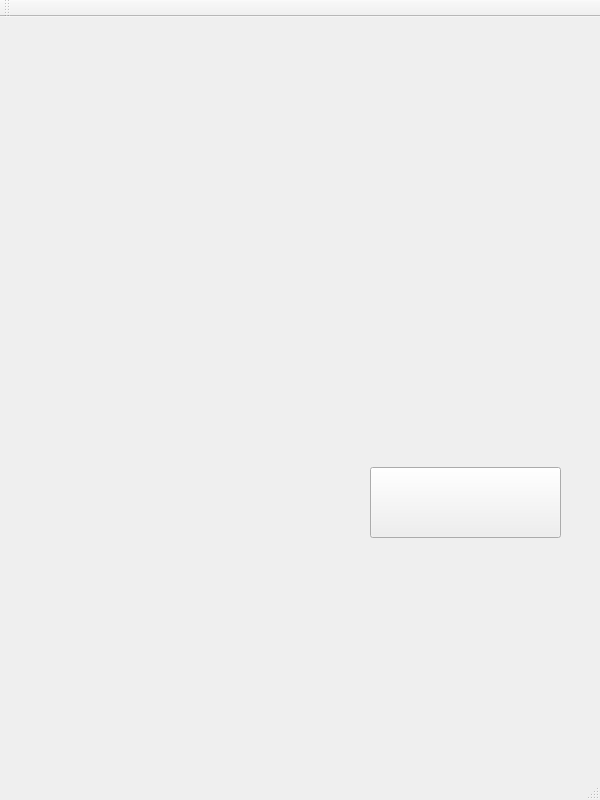
<?xml version="1.0" encoding="UTF-8"?>
<ui version="4.0">
 <class>MainWindow</class>
 <widget class="QMainWindow" name="MainWindow">
  <property name="geometry">
   <rect>
    <x>0</x>
    <y>0</y>
    <width>600</width>
    <height>800</height>
   </rect>
  </property>
  <property name="windowTitle">
   <string>MainWindow</string>
  </property>
  <widget class="QWidget" name="centralWidget">
   <widget class="QStackedWidget" name="stackedWidget">
    <property name="geometry">
     <rect>
      <x>0</x>
      <y>0</y>
      <width>600</width>
      <height>800</height>
     </rect>
    </property>
    <property name="styleSheet">
     <string notr="true"/>
    </property>
    <widget class="QWidget" name="Menu">
     <property name="styleSheet">
      <string notr="true">#Menu{background-image: url(:/res/ice-bck.png); }
</string>
     </property>
     <widget class="QLabel" name="Name">
      <property name="geometry">
       <rect>
        <x>40</x>
        <y>50</y>
        <width>411</width>
        <height>101</height>
       </rect>
      </property>
      <property name="font">
       <font>
        <family>MS PGothic</family>
        <pointsize>36</pointsize>
       </font>
      </property>
      <property name="styleSheet">
       <string notr="true">border-image: url(:/res/doodle-jump.png);</string>
      </property>
      <property name="text">
       <string/>
      </property>
      <property name="alignment">
       <set>Qt::AlignCenter</set>
      </property>
     </widget>
     <widget class="QPushButton" name="playButton">
      <property name="geometry">
       <rect>
        <x>370</x>
        <y>450</y>
        <width>191</width>
        <height>71</height>
       </rect>
      </property>
      <property name="styleSheet">
       <string notr="true">border-image: url(:/res/play.png);</string>
      </property>
      <property name="text">
       <string/>
      </property>
     </widget>
     <widget class="QLabel" name="pic2">
      <property name="geometry">
       <rect>
        <x>350</x>
        <y>290</y>
        <width>131</width>
        <height>51</height>
       </rect>
      </property>
      <property name="text">
       <string/>
      </property>
     </widget>
     <widget class="QLabel" name="covertail">
      <property name="geometry">
       <rect>
        <x>0</x>
        <y>700</y>
        <width>600</width>
        <height>100</height>
       </rect>
      </property>
      <property name="styleSheet">
       <string notr="true">border-image: url(:/res/cover.png);</string>
      </property>
      <property name="text">
       <string/>
      </property>
     </widget>
     <widget class="QLabel" name="label">
      <property name="geometry">
       <rect>
        <x>400</x>
        <y>150</y>
        <width>131</width>
        <height>231</height>
       </rect>
      </property>
      <property name="styleSheet">
       <string notr="true">image: url(:/res/UFO.png);</string>
      </property>
      <property name="text">
       <string/>
      </property>
     </widget>
     <widget class="QLabel" name="label_2">
      <property name="geometry">
       <rect>
        <x>90</x>
        <y>370</y>
        <width>151</width>
        <height>71</height>
       </rect>
      </property>
      <property name="styleSheet">
       <string notr="true">image: url(:/res/platform3.png);</string>
      </property>
      <property name="text">
       <string/>
      </property>
     </widget>
    </widget>
    <widget class="QWidget" name="choose">
     <property name="styleSheet">
      <string notr="true">#choose{
	background-image: url(:/res/ice-bck.png);
}</string>
     </property>
     <widget class="QLabel" name="chooselb">
      <property name="geometry">
       <rect>
        <x>40</x>
        <y>10</y>
        <width>521</width>
        <height>271</height>
       </rect>
      </property>
      <property name="font">
       <font>
        <family>Comic Sans MS</family>
        <pointsize>40</pointsize>
        <italic>true</italic>
        <bold>true</bold>
       </font>
      </property>
      <property name="text">
       <string>Choose Theme</string>
      </property>
      <property name="alignment">
       <set>Qt::AlignCenter</set>
      </property>
     </widget>
     <widget class="QPushButton" name="JungleBT">
      <property name="geometry">
       <rect>
        <x>200</x>
        <y>250</y>
        <width>200</width>
        <height>70</height>
       </rect>
      </property>
      <property name="font">
       <font>
        <family>Comic Sans MS</family>
        <pointsize>20</pointsize>
       </font>
      </property>
      <property name="text">
       <string>Jungle</string>
      </property>
     </widget>
     <widget class="QPushButton" name="SpaceBt">
      <property name="geometry">
       <rect>
        <x>200</x>
        <y>370</y>
        <width>200</width>
        <height>70</height>
       </rect>
      </property>
      <property name="font">
       <font>
        <family>Comic Sans MS</family>
        <pointsize>20</pointsize>
       </font>
      </property>
      <property name="text">
       <string>Space</string>
      </property>
     </widget>
     <widget class="QPushButton" name="UWBt">
      <property name="geometry">
       <rect>
        <x>200</x>
        <y>490</y>
        <width>200</width>
        <height>70</height>
       </rect>
      </property>
      <property name="font">
       <font>
        <family>Comic Sans MS</family>
        <pointsize>18</pointsize>
       </font>
      </property>
      <property name="text">
       <string>Underwater</string>
      </property>
     </widget>
     <widget class="QPushButton" name="HopBT">
      <property name="geometry">
       <rect>
        <x>200</x>
        <y>600</y>
        <width>200</width>
        <height>70</height>
       </rect>
      </property>
      <property name="font">
       <font>
        <family>Comic Sans MS</family>
        <pointsize>20</pointsize>
       </font>
      </property>
      <property name="text">
       <string>Easter</string>
      </property>
     </widget>
    </widget>
    <widget class="QWidget" name="page_2">
     <property name="styleSheet">
      <string notr="true">#page2{
      color: rgb(92, 92, 92);
}</string>
     </property>
     <widget class="QLabel" name="scoreLb">
      <property name="geometry">
       <rect>
        <x>0</x>
        <y>0</y>
        <width>100</width>
        <height>50</height>
       </rect>
      </property>
      <property name="font">
       <font>
        <pointsize>22</pointsize>
       </font>
      </property>
      <property name="text">
       <string>TextLabel</string>
      </property>
      <property name="alignment">
       <set>Qt::AlignCenter</set>
      </property>
     </widget>
     <widget class="QGraphicsView" name="graphicsView">
      <property name="geometry">
       <rect>
        <x>0</x>
        <y>50</y>
        <width>600</width>
        <height>800</height>
       </rect>
      </property>
     </widget>
     <widget class="QLabel" name="pauselb">
      <property name="geometry">
       <rect>
        <x>20</x>
        <y>220</y>
        <width>261</width>
        <height>141</height>
       </rect>
      </property>
      <property name="font">
       <font>
        <family>Comic Sans MS</family>
        <pointsize>35</pointsize>
        <bold>true</bold>
        <underline>false</underline>
       </font>
      </property>
      <property name="text">
       <string>Pause</string>
      </property>
      <property name="alignment">
       <set>Qt::AlignCenter</set>
      </property>
     </widget>
     <widget class="QPushButton" name="Resumebt">
      <property name="geometry">
       <rect>
        <x>310</x>
        <y>490</y>
        <width>191</width>
        <height>71</height>
       </rect>
      </property>
      <property name="font">
       <font>
        <family>Comic Sans MS</family>
        <pointsize>15</pointsize>
        <bold>true</bold>
       </font>
      </property>
      <property name="styleSheet">
       <string notr="true">border-image: url(:/res/resume.png);</string>
      </property>
      <property name="text">
       <string/>
      </property>
     </widget>
     <widget class="QPushButton" name="Pausebt">
      <property name="geometry">
       <rect>
        <x>500</x>
        <y>0</y>
        <width>100</width>
        <height>50</height>
       </rect>
      </property>
      <property name="font">
       <font>
        <family>Comic Sans MS</family>
        <pointsize>15</pointsize>
        <italic>false</italic>
        <bold>true</bold>
       </font>
      </property>
      <property name="layoutDirection">
       <enum>Qt::LeftToRight</enum>
      </property>
      <property name="styleSheet">
       <string notr="true">border-image: url(:/res/暫停.png);</string>
      </property>
      <property name="text">
       <string/>
      </property>
     </widget>
     <widget class="QLabel" name="pic1">
      <property name="geometry">
       <rect>
        <x>390</x>
        <y>140</y>
        <width>151</width>
        <height>231</height>
       </rect>
      </property>
      <property name="styleSheet">
       <string notr="true">image: url(:/res/UFO.png);</string>
      </property>
      <property name="text">
       <string/>
      </property>
      <property name="scaledContents">
       <bool>true</bool>
      </property>
      <property name="alignment">
       <set>Qt::AlignCenter</set>
      </property>
     </widget>
     <widget class="QLabel" name="Hop_bottom">
      <property name="geometry">
       <rect>
        <x>0</x>
        <y>720</y>
        <width>600</width>
        <height>80</height>
       </rect>
      </property>
      <property name="styleSheet">
       <string notr="true">border-image: url(:/res/hop-bottom (2).png);</string>
      </property>
      <property name="text">
       <string/>
      </property>
     </widget>
    </widget>
    <widget class="QWidget" name="page_3">
     <property name="styleSheet">
      <string notr="true">#page_3 {border-image: url(:/res/jungle-bck.png);}</string>
     </property>
     <widget class="QPushButton" name="menuButton">
      <property name="geometry">
       <rect>
        <x>350</x>
        <y>510</y>
        <width>201</width>
        <height>71</height>
       </rect>
      </property>
      <property name="styleSheet">
       <string notr="true">border-image: url(:/res/menu.png);</string>
      </property>
      <property name="text">
       <string/>
      </property>
     </widget>
     <widget class="QLabel" name="oberlabel">
      <property name="geometry">
       <rect>
        <x>50</x>
        <y>30</y>
        <width>481</width>
        <height>261</height>
       </rect>
      </property>
      <property name="font">
       <font>
        <family>Comic Sans MS</family>
        <pointsize>45</pointsize>
        <italic>true</italic>
        <bold>false</bold>
       </font>
      </property>
      <property name="styleSheet">
       <string notr="true">color: rgb(255, 23, 73);</string>
      </property>
      <property name="text">
       <string>Game Over !</string>
      </property>
      <property name="scaledContents">
       <bool>true</bool>
      </property>
      <property name="alignment">
       <set>Qt::AlignCenter</set>
      </property>
     </widget>
     <widget class="QLabel" name="fscorelabel">
      <property name="geometry">
       <rect>
        <x>10</x>
        <y>280</y>
        <width>551</width>
        <height>121</height>
       </rect>
      </property>
      <property name="font">
       <font>
        <family>Comic Sans MS</family>
        <pointsize>35</pointsize>
       </font>
      </property>
      <property name="text">
       <string>Final Score :</string>
      </property>
      <property name="alignment">
       <set>Qt::AlignCenter</set>
      </property>
     </widget>
    </widget>
   </widget>
  </widget>
  <widget class="QMenuBar" name="menuBar">
   <property name="geometry">
    <rect>
     <x>0</x>
     <y>0</y>
     <width>600</width>
     <height>25</height>
    </rect>
   </property>
  </widget>
  <widget class="QToolBar" name="mainToolBar">
   <attribute name="toolBarArea">
    <enum>TopToolBarArea</enum>
   </attribute>
   <attribute name="toolBarBreak">
    <bool>false</bool>
   </attribute>
  </widget>
  <widget class="QStatusBar" name="statusBar"/>
 </widget>
 <layoutdefault spacing="6" margin="11"/>
 <resources/>
 <connections/>
</ui>
